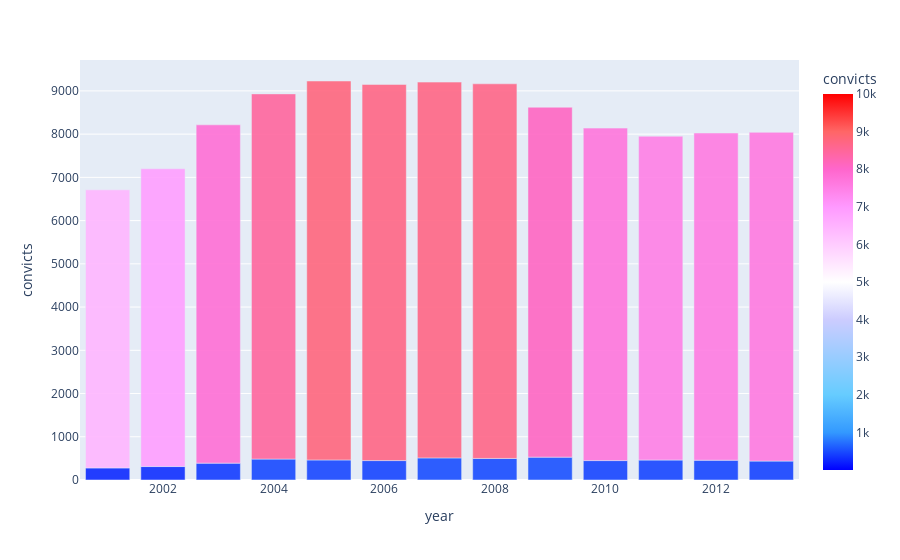

Notebook code for this chart:
### Markdown cell above
Continuous coloring

### Code cell
barchart2 = px.bar(
    data_frame=df,
    x ="year",  # Your x axis
    y="convicts",  # Your y axis
    color="convicts", # Stack by convicts [continuous]
    opacity=0.9,  # Opacity of the bars
    orientation="v",  # Vertical/ horizontal
    barmode="stack",  # group/ overlay/ stack

    color_continuous_scale=px.colors.diverging.Picnic,  # Set marker color when the color col is numeric
    color_continuous_midpoint=100,  # set desired midpoint. When colors=diverging
    range_color=[1, 10000],
)
pio.show(barchart2)

### Figure 1 — Plotly figure (JSON) as saved in the notebook; plotly's stock layout.template omitted (floating-point values rounded to 4 significant figures)
{"data": [{"alignmentgroup": "True", "hovertemplate": "year=%{x}<br>convicts=%{marker.color}<extra></extra>", "legendgroup": "", "marker": {"color": [279, 6433, 311, 6887, 390, 7825, 484, 8447, 463, 8766, 449, 8700, 511, 8692, 499, 8665, 529, 8093, 449, 7690, 461, 7491, 457, 7569, 437, 7604], "coloraxis": "coloraxis", "opacity": 0.9, "pattern": {"shape": ""}}, "name": "", "offsetgroup": "", "orientation": "v", "showlegend": false, "textposition": "auto", "type": "bar", "x": [2001, 2001, 2002, 2002, 2003, 2003, 2004, 2004, 2005, 2005, 2006, 2006, 2007, 2007, 2008, 2008, 2009, 2009, 2010, 2010, 2011, 2011, 2012, 2012, 2013, 2013], "xaxis": "x", "y": [279, 6433, 311, 6887, 390, 7825, 484, 8447, 463, 8766, 449, 8700, 511, 8692, 499, 8665, 529, 8093, 449, 7690, 461, 7491, 457, 7569, 437, 7604], "yaxis": "y"}], "layout": {"barmode": "stack", "coloraxis": {"cmax": 10000, "cmid": 100, "cmin": 1, "colorbar": {"title": {"text": "convicts"}}, "colorscale": [[0, "rgb(0,0,255)"], [0.1, "rgb(51,153,255)"], [0.2, "rgb(102,204,255)"], [0.3, "rgb(153,204,255)"], [0.4, "rgb(204,204,255)"], [0.5, "rgb(255,255,255)"], [0.6, "rgb(255,204,255)"], [0.7, "rgb(255,153,255)"], [0.8, "rgb(255,102,204)"], [0.9, "rgb(255,102,102)"], [1, "rgb(255,0,0)"]]}, "legend": {"tracegroupgap": 0}, "margin": {"t": 60}, "xaxis": {"anchor": "y", "domain": [0, 1], "title": {"text": "year"}}, "yaxis": {"anchor": "x", "domain": [0, 1], "title": {"text": "convicts"}}}}
